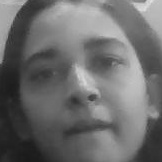
#> input picture data/student/62/Vaidehi_62_0.jpg, 162 x 162 px
$ python encode.py
#> lines starting #> are read from the running program, lines starting #| are printed output that depends on the picture
import os
import cv2
import numpy as np
import tkinter as tk
from tkinter import messagebox
from sklearn.model_selection import train_test_split
from sklearn.metrics import accuracy_score

# Function to preprocess images (resize, normalize, and histogram equalization)
def preprocess_image(image, size=(100, 100)):
    image = cv2.resize(image, size)
    image = cv2.equalizeHist(image)
    return image

# Function to load images and labels for training
def load_images_and_labels(data_dir):
#> called with data_dir = 'C:/Mukul/Student Attendance/data/student'
    image_paths = []
    labels = []

    for root, dirs, files in os.walk(data_dir):
        for file in files:
            if file.endswith(".jpg"):
                image_path = os.path.join(root, file)
                label = os.path.basename(root)  # Label is the directory name (student roll number)
                image_paths.append(image_path)
                labels.append(int(label))  # Convert roll number to integer for LBPH model
#> pass 2 of the loop in load_images_and_labels, `for root, dirs, files in os.walk(data_dir):`:

    images = []
    for image_path in image_paths:
        image = cv2.imread(image_path, cv2.IMREAD_GRAYSCALE)
#> image is the input picture: shape (162, 162); min 26, max 223, mean 108.5
        image = preprocess_image(image)
#> in preprocess_image, `image = cv2.equalizeHist(image)`:
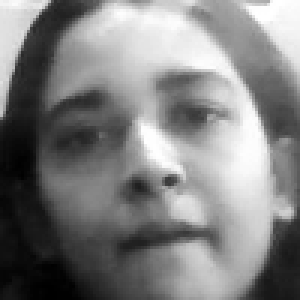
#> image: shape (100, 100) (shown 3 times larger); min 0, max 255, mean 128.2
        images.append(image)
#> pass 2 of the loop in load_images_and_labels, `for image_path in image_paths:`:
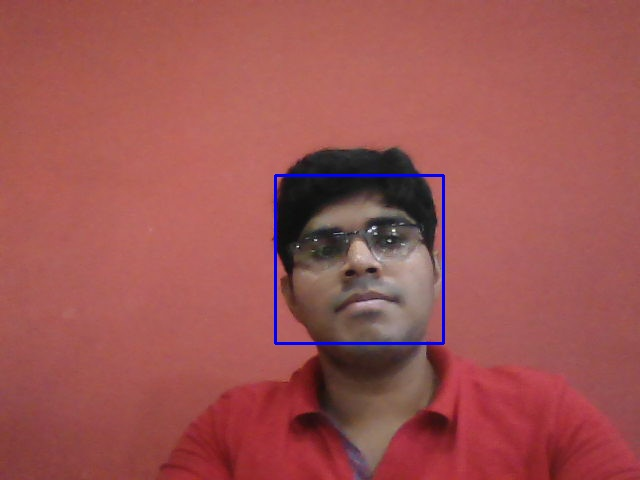
#> input picture data/student/221012008/Shubham Powale_221012008_1.jpg, 640 x 480 px
#> in preprocess_image (call 2), `image = cv2.resize(image, size)`:
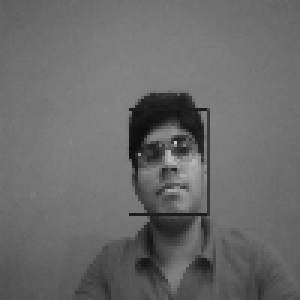
#> image: shape (100, 100) (shown 3 times larger); min 10, max 201, mean 105.4
#> in preprocess_image (call 2), `image = cv2.equalizeHist(image)`:
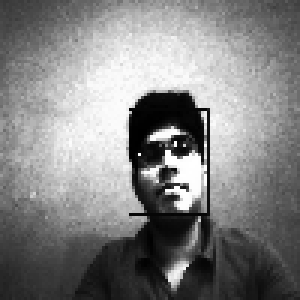
#> image: shape (100, 100) (shown 3 times larger); min 0, max 255, mean 130
#> in train_lbph_model, `images, labels = load_images_and_labels(data_dir)`: images = 2 items; labels = [62, 221012008]

    return images, np.array(labels)

# Function to augment data
def augment_data(images, labels):
    augmented_images = []
    augmented_labels = []

    for image, label in zip(images, labels):
        augmented_images.append(image)
        augmented_labels.append(label)

        # Data augmentation
        augmented_images.append(cv2.flip(image, 1))  # Horizontal flip
        augmented_labels.append(label)

        # Add more augmentations if needed
        rows, cols = image.shape

        # Rotation
        M = cv2.getRotationMatrix2D((cols/2, rows/2), 15, 1)
        rotated_image = cv2.warpAffine(image, M, (cols, rows))
        augmented_images.append(rotated_image)
        augmented_labels.append(label)

        # Translation
        M = np.float32([[1, 0, 5], [0, 1, 5]])
        translated_image = cv2.warpAffine(image, M, (cols, rows))
        augmented_images.append(translated_image)
        augmented_labels.append(label)
#> this loop made 2 passes
#> (label, rows, cols) on passes 1 to 2: (62, 100, 100), (221012008, 100, 100)
#> pass 1, in augment_data, `rotated_image = cv2.warpAffine(image, M, (cols, rows))`:
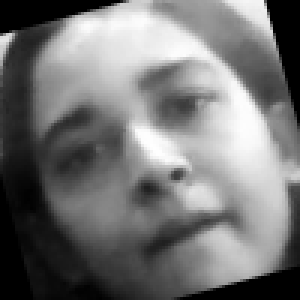
#> rotated_image: shape (100, 100) (shown 3 times larger); min 0, max 255, mean 116.2
#> pass 1, in augment_data, `translated_image = cv2.warpAffine(image, M, (cols, rows))`:
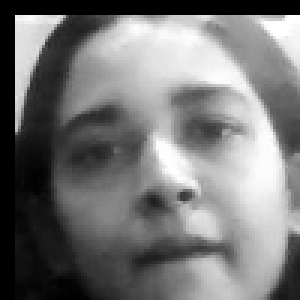
#> translated_image: shape (100, 100) (shown 3 times larger); min 0, max 255, mean 118.8
#> pass 2, in augment_data, `rotated_image = cv2.warpAffine(image, M, (cols, rows))`:
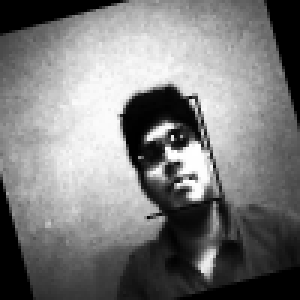
#> rotated_image: shape (100, 100) (shown 3 times larger); min 0, max 255, mean 122.8
#> pass 2, in augment_data, `translated_image = cv2.warpAffine(image, M, (cols, rows))`:
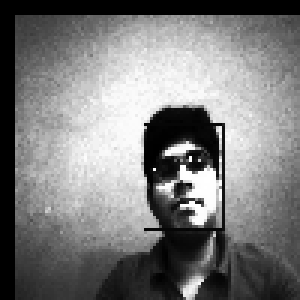
#> translated_image: shape (100, 100) (shown 3 times larger); min 0, max 255, mean 123.7
#> after the loop, augmented_images = 8 items; augmented_labels = [62, 62, 62, 62, 221012008, 221012008, 221012008, 221012008]

    return augmented_images, augmented_labels

# Function to train LBPH model
def train_lbph_model(data_dir, info_label):
    info_label.set("Encoding faces...")

    images, labels = load_images_and_labels(data_dir)
    images, labels = augment_data(images, labels)
#> images = 8 items; labels has the same summary as augmented_labels in augment_data

    # Initialize LBPH face recognizer
    recognizer = cv2.face.LBPHFaceRecognizer_create(radius=1, neighbors=8, grid_x=8, grid_y=8)

    # Train the recognizer with loaded faces and IDs
    recognizer.train(images, np.array(labels))

    # Save the trained model
    model_file = "lbph_model.yml"
    recognizer.save(model_file)
    print(f"LBPH model trained and saved as {model_file}")
    info_label.set("Encoding complete")

    # Evaluate the model
    y_pred = []
    for image in images:
        label, confidence = recognizer.predict(image)
        y_pred.append(label)
#> this loop made 8 passes
#> label on passes 1 to 8: 62, 62, 62, 62, 221012008, 221012008, 221012008, 221012008
#> after the loop, y_pred has the same summary as augmented_labels in augment_data

    accuracy = accuracy_score(labels, y_pred)
#> accuracy = 1
    print(f"Model accuracy: {accuracy * 100:.2f}%")
#| Model accuracy: 100.00%

    return recognizer

# Main function to handle encoding process
def encode_faces_main(data_directory):
    root = tk.Tk()
    root.withdraw()  # Hide the main tkinter window

    # Train or load the LBPH model
    info_label = tk.StringVar()
    train_lbph_model(data_directory, info_label)

if __name__ == "__main__":
    data_directory = "C:/Mukul/Student Attendance/data/student"
    encode_faces_main(data_directory)
